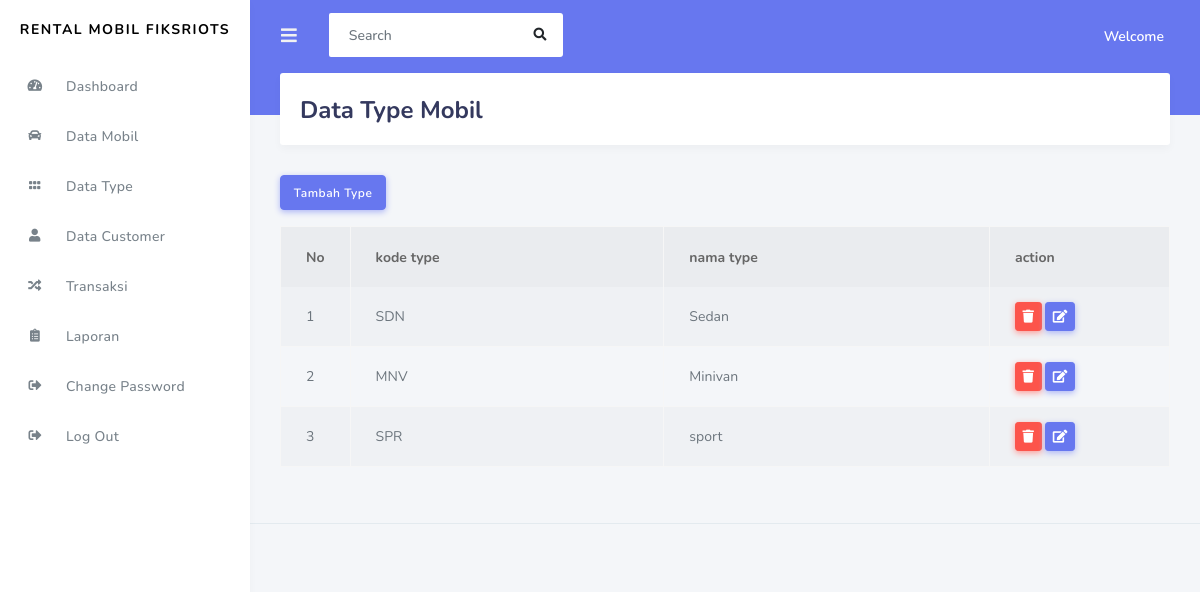
Screenshot of /index.php/admin/data_type with the database file from the repository.
### tables this page shows
CREATE TABLE IF NOT EXISTS `type` (
`id_type` int(11) NOT NULL,
  `kode_type` varchar(20) NOT NULL,
  `nama_type` varchar(20) NOT NULL
);

### application/controllers/admin/Data_type.php (called while the page is built, shortened)
<?php
class Data_type extends CI_Controller
{
	public function index(){
		$data['type'] = $this->rental_model->get_data('type')->result();
		$this->load->view('templates_admin/header');
		$this->load->view('templates_admin/sidebar');
		$this->load->view('admin/data_type',$data);
		$this->load->view('templates_admin/footer');
	}
}
 ?>

### index.php (called while the page is built, shortened)
<?php
require_once BASEPATH.'core/CodeIgniter.php';

### application/models/Rental_model.php (called while the page is built, shortened)
<?php
class Rental_model extends CI_Model
{
	public function get_data($table)
	{
		return $this->db->get($table);
	}
}
 ?>

### application/views/admin/Data_type.php (the view, shortened to what this page needs)
<div class="main-content">
	<div class="section">
		<div class="section-header">
			<h1>Data Type Mobil</h1>
		</div>
	</div>
	<a class="btn btn-primary mb-3"href="<?php echo base_url('admin/data_type/tambah_type') ?>">Tambah Type</a>
	<table class="table table-bordered table-striped table-hover">
		<thead>
			<tr>
				<th width="20px">No</th>
				<th>kode type</th>
				<th>nama type</th>
				<th width="180px">action</th>
			</tr>
		</thead>
		<tbody>
			<?php $no=1;foreach($type as $tp)  :?>
				<tr>
					<td><?php echo $no++ ?></td>
					<td><?php echo $tp->kode_type ?></td>
					<td><?php echo $tp->nama_type ?></td>
					<td>
          				<a href="<?php echo base_url('admin/data_type/delete_type/').$tp->id_type ?>" class="btn btn-sm btn-danger"><i class="fas fa-trash"></i></a>
          				<a href="<?php echo base_url('admin/data_type/update_type/').$tp->id_type ?>" class="btn btn-sm btn-primary"><i class="fas fa-edit"></i></a>
          			</td>
				</tr>
			<?php endforeach; ?>
		</tbody>
	</table>
</div>

### rows the page displays
type: kode_type "SDN", nama_type "Sedan"
type: kode_type "MNV", nama_type "Minivan"
type: kode_type "SPR", nama_type "sport"
